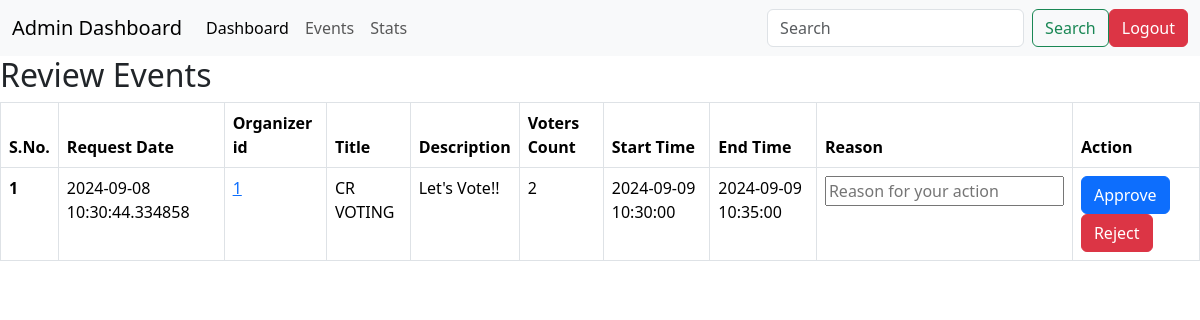
The page /admin/review on the database as committed earlier.
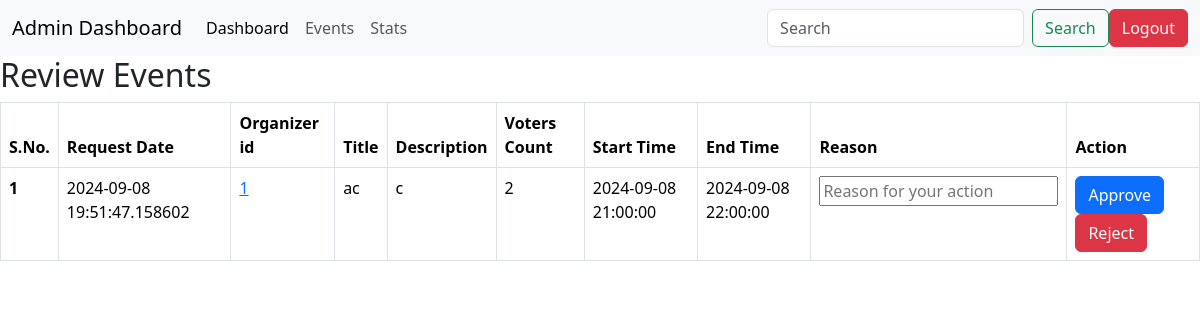
The same page on the database as committed later.
### application/models.py (models this page shows)
class Event(db.Model):
    id=db.Column(db.Integer(),primary_key=True)
    createTime=db.Column(db.DateTime)
    organizerId=db.Column(db.Integer(),db.ForeignKey('user.id'))
    title=db.Column(db.String(),default='x')
    desc=db.Column(db.String(),default='x')
    endTime=db.Column(db.DateTime,nullable=False)
    startTime=db.Column(db.DateTime,nullable=False)
    isApproved=db.Column(db.Boolean,default=False)
    voterCount=db.Column(db.Integer())
    durHour=db.Column(db.Integer())
    durMin=db.Column(db.Integer())
    votes=db.relationship('Vote',backref='event')

### application/controllers.py (the view)
@app.route('/admin/review')
def adminReview():
    events=Event.query.filter_by(isApproved=0).all()
    return render_template('admin_review.html',events=events)

### templates/admin_review.html (shortened to what this page needs)
<!DOCTYPE html>
<html lang="en">
<head>
    <link href="https://cdn.jsdelivr.net/npm/bootstrap@5.3.3/dist/css/bootstrap.min.css" rel="stylesheet">
</head>
<body>
    <nav class="navbar navbar-expand-lg bg-body-tertiary">
        <div class="container-fluid">
          <a class="navbar-brand" href="#">Admin Dashboard</a>
          <div class="collapse navbar-collapse" id="navbarSupportedContent">
            <ul class="navbar-nav me-auto mb-2 mb-lg-0">
              <li class="nav-item">
                <a class="nav-link active" aria-current="page" href="/admin">Dashboard</a>
              </li>
              <li class="nav-item">
                <a class="nav-link" href="/admin/events">Events</a>
              </li>
              <li class="nav-item">
                <a class="nav-link" href="/admin/stats">Stats</a>
              </li>
            </ul>
            <form class="d-flex" role="search">
              <input class="form-control me-2" type="search" placeholder="Search" aria-label="Search">
              <button class="btn btn-outline-success" type="submit">Search</button>
            </form>
            <a class="btn btn-danger" href="/">Logout</a>
          </div>
        </div>
      </nav>
    <h2>Review Events</h2>
    {% if events|length == 0 %}
        <h3>No Events To Review</h3>
    {%else%}
    <table class="table table-bordered">
        <thead>
            <tr>
                <th scope="col">S.No.</th>
                <th scope="col">Request Date</th>
                <th scope="col">Organizer id</th>
                <th scope="col">Title</th>
                <th scope="col">Description</th>
                <th scope="col">Voters Count</th>
                <th scope="col">Start Time</th>
                <th scope="col">End Time</th>
                <th scope="col">Reason</th>
                <th scope="col">Action</th>
            </tr>
        </thead>
        <tbody>
            {%for event in events%}
                <tr>
                    <th scope="row">{{loop.index}}</th>
                    <td>{{event.createTime}}</td>
                    <td><a href="/admin/{{event.organizerId}}/watchUser">{{event.organizerId}}</a></td>
                    <td>{{event.title}}</td>
                    <td>{{event.desc}}</td>
                    <td>{{event.voterCount}}</td>
                    <td>{{event.startTime}}</td>
                    <td>{{event.endTime}}</td>
                    <td><input type="text" placeholder="Reason for your action"></td>
                    <td><a type="button" class="btn btn-primary" href="/admin/{{event.id}}/approve">Approve</a><a type="button" class="btn btn-danger" href="/{{event.id}}/reject">Reject</a></td>
                </tr>
              {%endfor%}
        </tbody>
    </table>
    {%endif%}
</body>
</html>

Rows that differ between the two databases and show on the page:
changed Event: createTime "2024-09-08 10:30:44.334858" → "2024-09-08 19:51:47.158602"; title "CR VOTING" → "ac"; desc "Let's Vote!!" → "c"; startTime "2024-09-09 10:30:00" → "2024-09-08 21:00:00"; endTime "2024-09-09 10:35:00" → "2024-09-08 22:00:00"
